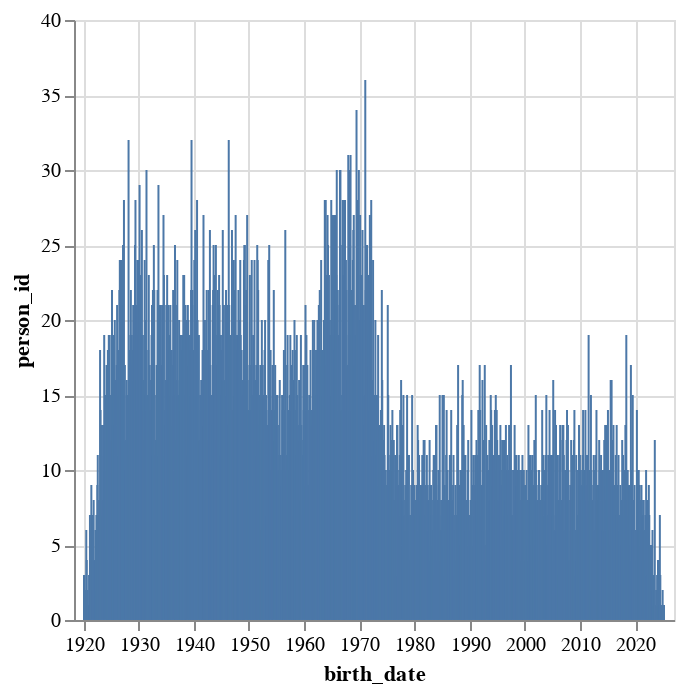

Notebook code for this chart:
### Markdown cell above
there is no missing birth_datetime.

### Code cell
#traçage de la distribution
df_person['birth_date'] = df_person['birth_datetime'].dt.strftime('%Y-%m')
birth_dates_summary = df_person.groupby("birth_date", as_index=False).person_id.count()
alt.Chart(birth_dates_summary).mark_bar(size=1).encode(
    alt.X('birth_date:T', scale=alt.Scale(padding=5)),
    y='person_id:Q'
)

### Figure 1 — Vega-Lite specification as saved in the notebook (floating-point values rounded to 4 significant figures; data arrays with more than 128 entries replaced by an {"elided": "..."} marker saying what was removed)
{"config": {"view": {"continuousWidth": 300, "continuousHeight": 300}}, "data": {"name": "data-fd5e90832e3af6ae322b2a9b53028859"}, "mark": {"type": "bar", "size": 1}, "encoding": {"x": {"field": "birth_date", "scale": {"padding": 5}, "type": "temporal"}, "y": {"field": "person_id", "type": "quantitative"}}, "$schema": "https://vega.github.io/schema/vega-lite/v5.8.0.json", "datasets": {"data-fd5e90832e3af6ae322b2a9b53028859": {"elided": "1257 records"}}}
